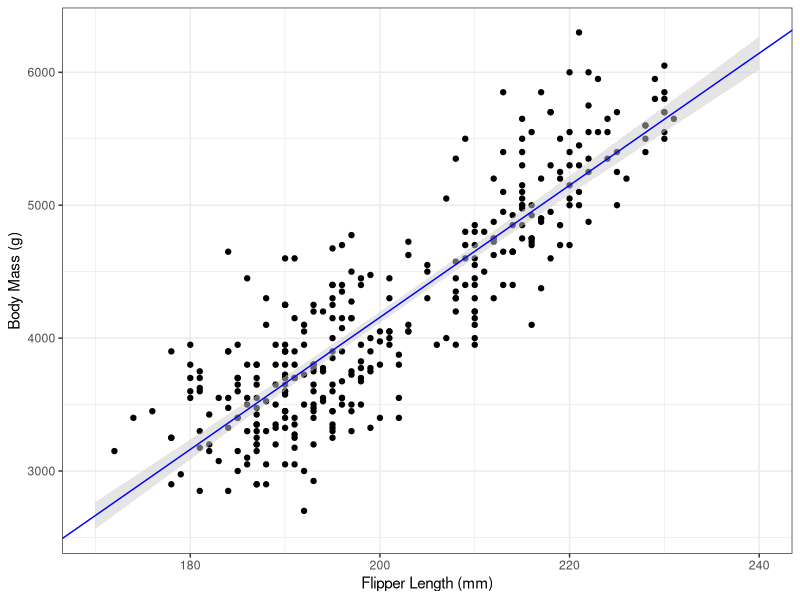
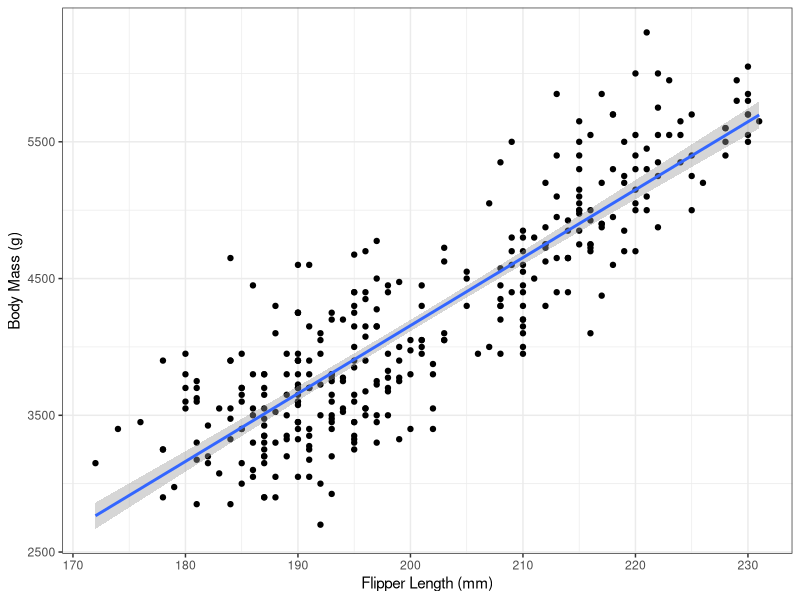
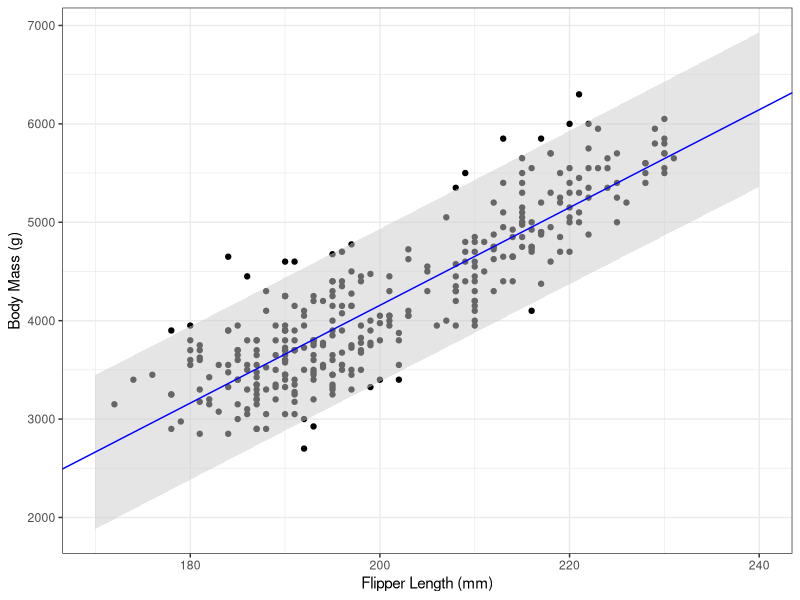

The R script that drew these images, in order:
## ---- chunk 1
library(tidyverse)
library(palmerpenguins)
library(broom)
## ---- chunk 2
penguin_lm <- lm(body_mass_g ~ flipper_length_mm,
   data=penguins)
## ---- chunk 3
x0 <- 200
muhat <- coef(penguin_lm)[1] + coef(penguin_lm)[2]*x0
muhat
## ---- chunk 4
penguin_lm <- lm(body_mass_g ~ flipper_length_mm,
   data=penguins)
preddata <- data.frame(flipper_length_mm=200)
predict(penguin_lm,
        newdata=preddata)
## ---- chunk 5
# Be careful with missing values here
xbar <- mean(penguin_lm$model$flipper_length_mm) 
Sxx <- sum((penguin_lm$model$flipper_length_mm - xbar)^2)
n <- nobs(penguin_lm)
seMuHat <- sqrt(summary(penguin_lm)$sigma^2 * ((x0-xbar)^2/Sxx + 1/n))  
seMuHat
ciMean <- c(muhat - qt(.975, n-2)*seMuHat, muhat + qt(.975, n-2)*seMuHat)
ciMean
## ---- chunk 6
g_penguin <- ggplot() + theme_bw() + 
  geom_point(aes(x=flipper_length_mm,
                 y=body_mass_g),
             data=subset(penguins, !is.na(flipper_length_mm))) + 
    xlab("Flipper Length (mm)") +
    ylab("Body Mass (g)")
## ---- chunk 7
# Create a sequence of predictor values
flipper_length_pred_df <- data.frame(flipper_length_mm=seq(170, 240, length=200))

# Compute mean and its CI
body_mass_ci <- predict(penguin_lm,
        newdata=flipper_length_pred_df,
        interval="confidence", 
        level=0.95)
# Create data frame with body mass CI and predictor values
body_mass_ci_df <- data.frame(body_mass_ci,
                              flipper_length_pred_df)

# Plot
g_penguin + 
    geom_ribbon(aes(x=flipper_length_mm,
                    ymax=upr,
                    ymin=lwr), 
                data=body_mass_ci_df,
                fill="grey80",
                alpha=0.5) + 
  geom_abline(aes(slope=coef(penguin_lm)[2],
                  intercept=coef(penguin_lm)[1]), col="blue")
## ---- chunk 8
g_penguin+ 
    geom_smooth(aes(x=flipper_length_mm,
                    y=body_mass_g),
                data=penguins,
                method="lm",
                se=TRUE,
                level=0.95)
## ---- chunk 9
sePred <- sqrt(seMuHat^2 + summary(penguin_lm)$sigma^2)
yhat_PI <- c(muhat - qt(.975, n-2)*sePred, muhat + qt(.975, n-2)*sePred)
yhat_PI
## ---- chunk 10
predict(penguin_lm, 
        newdata=preddata,
        interval="prediction",
        level=0.95)
## ---- chunk 11
body_mass_pi <- predict(penguin_lm,
        newdata=flipper_length_pred_df,
        interval="prediction", 
        level=0.95)
body_mass_pi_df <- data.frame(body_mass_pi,
                              flipper_length_pred_df)
g_penguin + 
    geom_ribbon(aes(x=flipper_length_mm,
                    ymax=upr,
                    ymin=lwr), 
                data=body_mass_pi_df,
                fill="grey80",
                alpha=0.5) + 
  geom_abline(aes(slope=coef(penguin_lm)[2],
                  intercept=coef(penguin_lm)[1]), col="blue")
